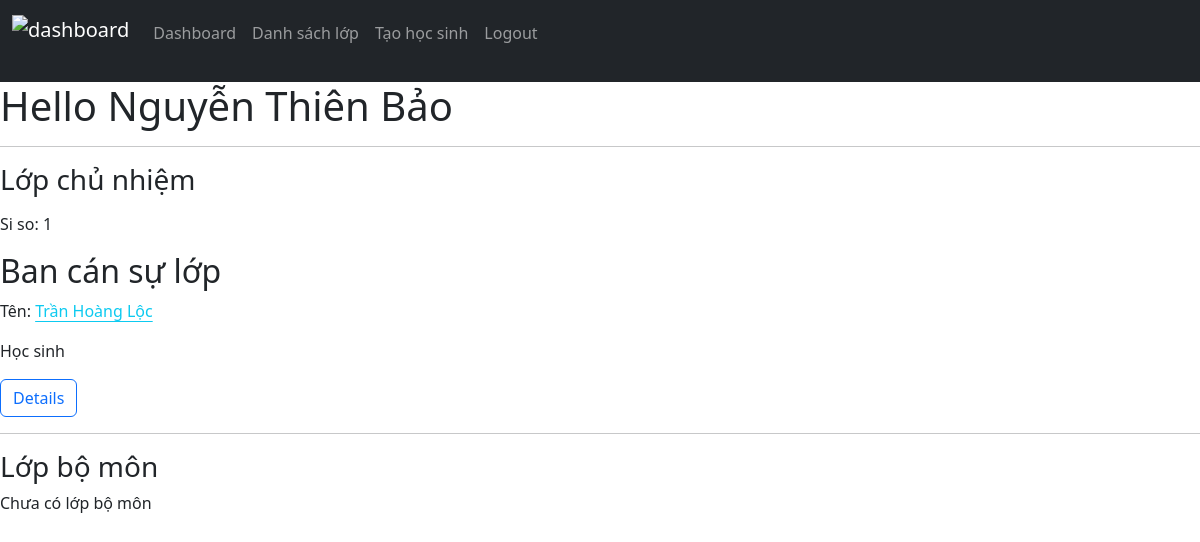
Before: /dashboard (signed in) with the older database file.
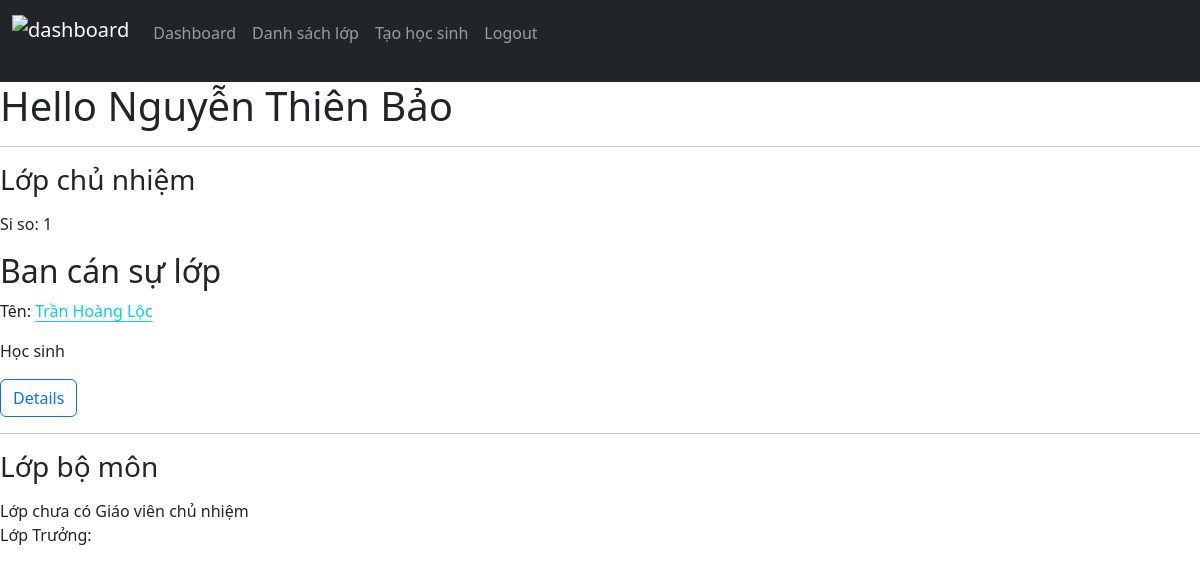
After: the same page with the newer database file.
### Du_An/models.py (models this page shows, shortened)
class StudentYearProfile(models.Model):
    year = models.PositiveSmallIntegerField(blank=False, default=this_year)
    student = models.ForeignKey(Student, on_delete=models.CASCADE, related_name="profiles") #-W profile with 's'
    classroom = models.ForeignKey("ClassYearProfile", on_delete=models.CASCADE, related_name="students")
    role = models.CharField(max_length=30, choices=role_choices)
    main_subjects = models.ManyToManyField(MainSubject, related_name="student")
    second_subjects = models.ManyToManyField(SecondSubject, related_name="student")
    comment_subjects = models.ManyToManyField(EvaluateByCommentSubject, related_name="student")
    second_term_main_subjects = models.ManyToManyField(MainSubject, related_name="second_term_student")
    second_term_second_subjects = models.ManyToManyField(SecondSubject, related_name="second_term_student")
    second_term_comment_subjects = models.ManyToManyField(EvaluateByCommentSubject, related_name="second_term_student")

class Student(models.Model):
    full_name = models.CharField(max_length=200)
    birthday = models.DateField(blank=False)
    is_boy = models.BooleanField()
    """
    //main_subjects = models.ManyToManyField(MainSubject, related_name="student")
    //second_subjects = models.ManyToManyField(SecondSubject, related_name="student")
    //comment_subjects = models.ManyToManyField(EvaluateByCommentSubject, related_name="student")
    //second_term_main_subjects = models.ManyToManyField(MainSubject, related_name="second_term_student")
    //second_term_second_subjects = models.ManyToManyField(SecondSubject, related_name="second_term_student")
    //second_term_comment_subjects = models.ManyToManyField(EvaluateByCommentSubject, related_name="second_term_student") """

class ClassSubjectTeacher(models.Model):
    subject = models.ForeignKey(Subject, on_delete=models.CASCADE, related_name="classes")
    teacher = models.ForeignKey(Teacher, on_delete=models.PROTECT, related_name="teaching_classes")

### Du_An/views.py (the view)
# urls.py: path("dashboard", views.dashboard, name="dashboard"),
def dashboard(request):
    if request.method == "GET":
        return render(request, "Du_An/dashboard.html")
    else:
        return HttpResponseNotAllowed("method not allowed")

### Du_An/models.py (called while the page is built)
    def get_class_staff_committee(self):
        try:
            return self.students.filter(role__in=STUDENT_ROLE)
        except:
            return None

### Du_An/templatetags/tags.py (called while the page is built)
@register.simple_tag
def get_student_page_link(classroom: Class, role: str, tagclass: str, year: int = this_year) -> str:
    try:
        student: StudentYearProfile = classroom.profiles.get(year=year).students.get(role=role)
        href = reverse("view_student", args=(student.student.id, ))
        return format_html(tag("a", attribute='href="{}" class="{}"', content=student.student.full_name), href, tagclass)
    except StudentYearProfile.DoesNotExist:
        return f"Lớp chưa có {get_role_name(role)}"
    except ClassYearProfile.DoesNotExist:
        return "Năm học không hợp lệ"
    except:
        return '' #* Return None may raise Error when Django render template

@register.simple_tag
def get_role_name(role: str) -> str | None:
    if role not in STUDENT_ROLE:
        return
    for role_name in role_choices:
        if role in role_name:
            return role_name[-1] #* get the vietnamese name of the role

### Du_An/templates/Du_An/dashboard.html (shortened to what this page needs)
{% extends 'Du_An/layout.html' %}
{% load static %}
{% load tags %}
{% block style %} <link href="{% static 'Du_An/css/dashboard.css' %}" rel="stylesheet">
{% endblock %}
{% block body %}
    {% if user.is_authenticated %}
        {% if user.teacher %}
            <h1> Hello {{ user.teacher.full_name }}</h1>
            <hr>
            <h3>Lớp chủ nhiệm</h3>
            {% if user.teacher.form_class %}
            <div class="formClass">
                <p class="classStudentCount">Si so: {{ user.teacher.form_class.students.count }}</p>
                <div class="classStaffs">
                    <h2>Ban cán sự lớp</h2>
                    {% for staff in user.teacher.form_class.get_class_staff_committee %}
                        {% if staff %}
                        <p class="classStaffName">Tên: <a href="{% url 'view_student' staff.student.id %}" class="link-info link-offset-2 link-opacity-75-hover"> {{ staff.student.full_name }} </a> </p>
                        <p class="classStaffRole">{% get_role_name staff.role %}</p>
                        {% endif %}
                    {% empty %}
                    Lớp  chưa có ban cán sự
                    {% endfor %}
                </div>
                <a href="{% url 'view_class' user.teacher.form_class.classroom.id %}" class="btn btn-outline-primary"> Details </a>
            </div>
            {% else %}
            Chưa có lớp chủ nhiệm. <a href="{% url 'classes' %}" class="link-info link-offset-2 link-opacity-75-hover">Xem danh sách các lớp</a>
            {% endif %}
            <hr>
            <h3>Lớp bộ môn</h3>
            <div class="classes">
                {% for classroom in user.teacher.teaching_classes.all %}
                <div class="mb-3">
                    {% if classroom.classroom.form_teacher %}
                    <p class="classFormTeacher">Form teacher: <a href="{% url 'view_teacher' classroom.classroom.form_teacher.id %}" class="link-info link-offset-2 link-underline-light link-opacity-75-hover"> {{ classroom.classroom.form_teacher.full_name }}</a></p>
                    {% else %}
                    Lớp chưa có Giáo viên chủ nhiệm
                    {% endif %}
                    <p class="classMonitor">Lớp Trưởng: {% autoescape off %} {% get_student_page_link classroom.classroom 'monitor' 'link-info link-offset-2 link-opacity-75-hover' %} {% endautoescape %} </p>
                </div>
                {% empty %}
                Chưa có lớp bộ môn
                {% endfor %}
            </div>
        {% else %}
            You're not either teacher or parent
        {% endif %}
    {% else %}
    <a class="btn btn-outline-primary" href="{% url 'login' %}">Đăng nhập</a>
    <a class="btn btn-outline-primary" href="{% url 'register' %}">Đăng kí</a>
    {% endif %}
{% endblock %}

Changed rows visible on the page:
added ClassSubjectTeacher: shows "Lớp chưa có Giáo viên chủ nhiệm"
Other visible differences:
text no longer shown: "Chưa có lớp bộ môn"
